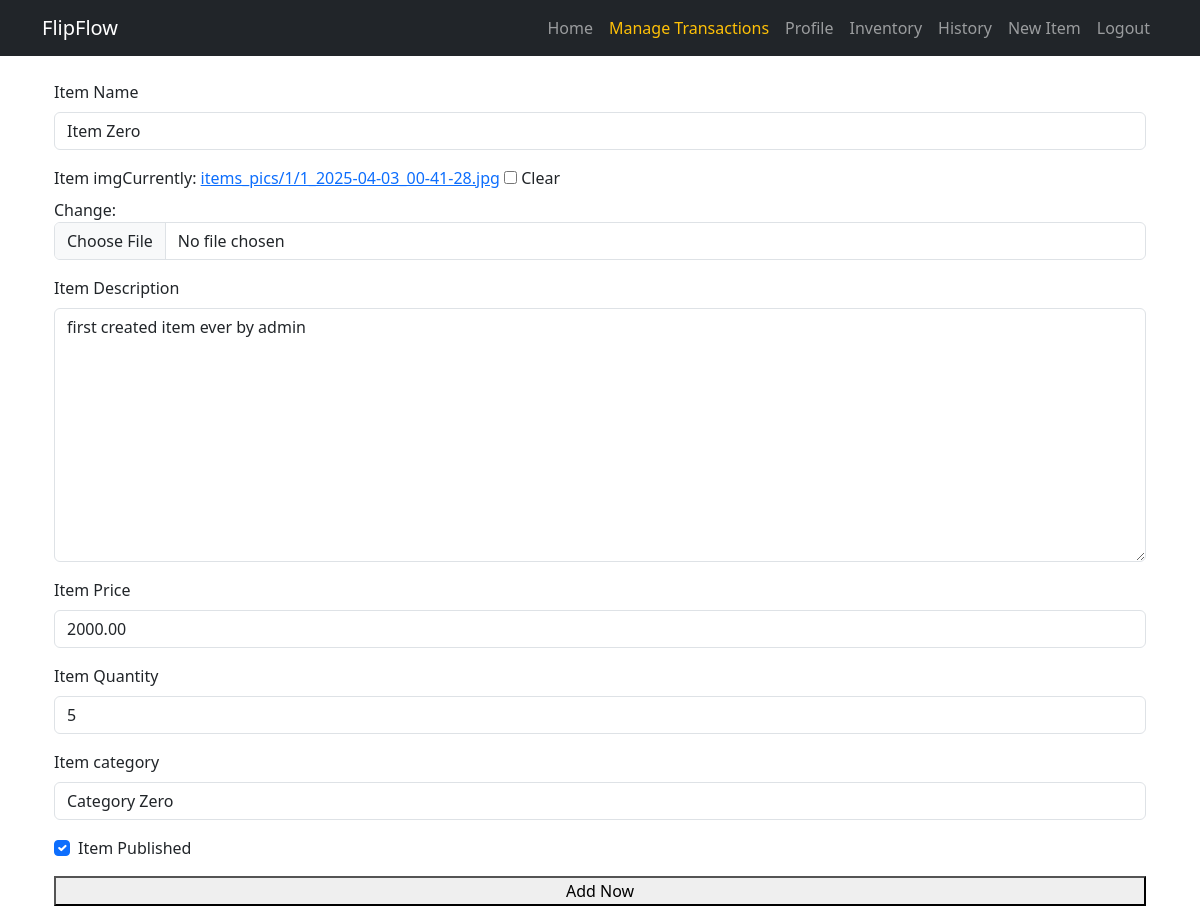
Page /Item/item_update/item-zero (signed in) on the committed database.
### Item/models.py (models this page shows, shortened)
class Item(models.Model):
    Item_name= models.CharField(max_length=100, verbose_name="Item Name")
    Item_img = models.ImageField(upload_to=custom_upload_to,blank=True,null=True)
    Item_owner=models.ForeignKey(User,blank=True, null=True,verbose_name=_("Item Owner"), on_delete=models.CASCADE,related_name='item_owner')
    Item_description= models.TextField(verbose_name="Item Description")
    Item_price= models.DecimalField(max_digits=10, decimal_places=2, verbose_name="Item Price")
    Item_quantity= models.IntegerField(verbose_name="Item Quantity")
    Item_published=models.BooleanField(_("Item Published"), default=False, help_text=_("Is this item published?"))
    Item_createdat=models.DateTimeField(_("Item Created At"), auto_now_add=True)
    Item_category=models.ForeignKey('Category',on_delete=models.CASCADE,blank=True,null=True)
    Item_slug = models.SlugField(blank=True,null=True,unique=True)
    class Meta:
        verbose_name = _("Item")
        verbose_name_plural = _("Items")

### Item/views.py (the view)
# urls.py: path('Item/item_update/<slug:slug>',views.item_update,name="item_update"),
@login_required
def item_update(request,slug):
    item=get_object_or_404(Item,Item_slug=slug)
    if item.Item_owner==request.user:
        if request.method=='POST' :
            form=ItemForm(request.POST,request.FILES,instance=item)
            if form.is_valid():
                myform=form.save(commit=False)
                myform.Item_owner=request.user
                myform.save()
                return redirect('/{}'.format(slug))
        else:
            form=ItemForm(instance=item)
        categories=Category.objects.all()
        context={'form':form,
                'categories':categories}
        return render(request,'Item/item_create.html',context)
    else:
        return redirect('/{}'.format(slug))

### Item/forms.py
class ItemForm(forms.ModelForm):
    class Meta:
        model = Item
        fields = ['Item_name', 'Item_img', 'Item_description', 'Item_price', 'Item_quantity', 'Item_category', 'Item_published']

### Item/models.py (called while the page is built)
    def __str__(self):
        return self.Category_name

### Item/templates/Item/item_create.html (shortened to what this page needs)
{% extends "base.html" %}
{% block body %}
{% load bootstrap4 %}
<div class="container">
  <div class="row">
    <form method="post" enctype="multipart/form-data">
      {% bootstrap_form form %}
      {% buttons %}
      <div class="submit_btn">
        <button class="boxed-btn3 w-100" type="submit">Add Now</button>
      </div>
      {% endbuttons %}
    </form>
  </div>
</div>
{% endblock body %}

### templates/base.html (style rules this page uses)
body { padding-top: 56px; }

### rows in the picture
Item: Item_name "Item Zero", Item_description "first created item ever by admin", Item_price "2000.00", Item_quantity "5", Item_category "Category Zero", Item_published "☑"
